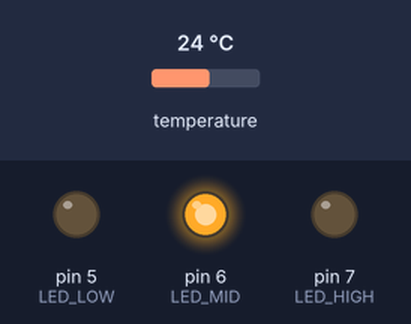
Simulated run of this sketch. Board: Arduino Uno, built with avr-gcc and run on an emulated ATmega328P. On the bench: output pins drawn as LEDs (lit = HIGH). The inputs (shaded band) are chosen by the test bench; at power-on: temperature 24 °C. What the sketch prints to the serial monitor is not drawn.

Above: at 3.3 s.
3.4 s: temperature set to 20.5 °C
5.9 s: temperature set to 19.5 °C
At 6.9 s:
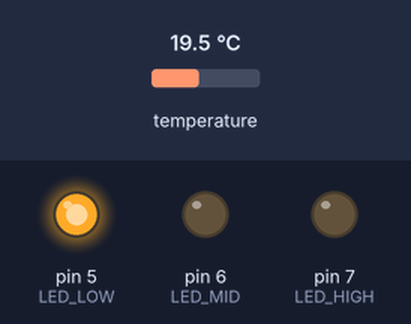
11.6 s: temperature set to 28 °C
At 14.4 s:
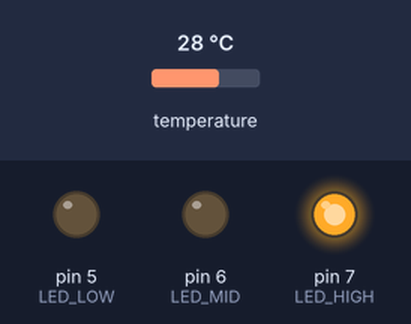
17.3 s: temperature set to 25.4 °C
19.9 s: temperature set to 24.4 °C
At 20.7 s:
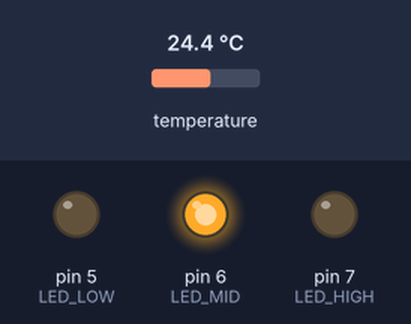
22.4 s: temperature set to 12 °C
At 26.8 s:
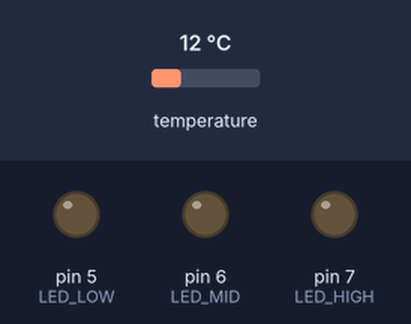
Timing chart, 0 to 29.1 s (numbered marks = the images above; inputs shaded):
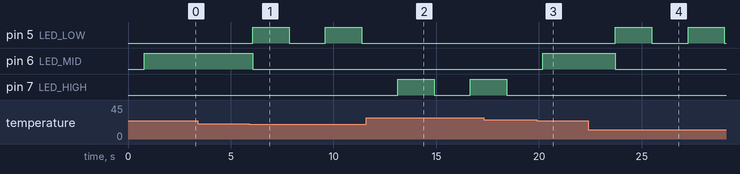

Measured:
- the behaviour switches between 20 and 19.9 °C on temperature (found by bisection; images 0 and 1)
- the behaviour switches between 25.1 and 25 °C on temperature (found by bisection; images 2 and 3)
- after the input at 5.9 s, pin 5 (LED_LOW): alternates HIGH for 1.8 s and LOW for 1.8 s, starting after 0.17 s; pin 6 (LED_MID): HIGH → LOW after 0.17 s
- after the input at 11.6 s, pin 5 (LED_LOW): stays LOW (without the input it goes to HIGH after 1.5 s); pin 7 (LED_HIGH): LOW → HIGH after 1.5 s, → LOW 1.8 s later, → HIGH 1.8 s later
- after the input at 19.9 s, pin 6 (LED_MID): LOW → HIGH after 0.29 s; pin 7 (LED_HIGH): stays LOW (without the input it goes to HIGH after 0.29 s)
- after the input at 22.4 s, pin 5 (LED_LOW): alternates HIGH for 1.8 s and LOW for 1.8 s, starting after 1.3 s; pin 6 (LED_MID): HIGH → LOW after 1.3 s

The sketch:

1.1_temp.ino
```cpp
#include <OneWire.h>
#include <DallasTemperature.h>

// 定义DS18B20连接的引脚
#define ONE_WIRE_BUS 2

// 定义LED引脚
#define LED_LOW 5    // 温度低于10度时闪烁的LED
#define LED_MID 6    // 温度10-20度时常亮的LED
#define LED_HIGH 7   // 温度高于20度时闪烁的LED

// 初始化单总线和温度传感器库
OneWire oneWire(ONE_WIRE_BUS);
DallasTemperature sensors(&oneWire);

// 用于LED闪烁的变量
unsigned long previousMillis = 0;
const long interval = 500;  // 闪烁间隔时间(毫秒)
bool ledState = LOW;

void setup() {
  // 初始化LED引脚为输出模式
  pinMode(LED_LOW, OUTPUT);
  pinMode(LED_MID, OUTPUT);
  pinMode(LED_HIGH, OUTPUT);

  // 初始化串口通信
  Serial.begin(9600);

  // 初始化温度传感器
  sensors.begin();

  // 初始状态关闭所有LED
  digitalWrite(LED_LOW, LOW);
  digitalWrite(LED_MID, LOW);
  digitalWrite(LED_HIGH, LOW);

  Serial.println("温度控制LED系统启动...");
}

void loop() {
  // 读取温度
  sensors.requestTemperatures();
  float temperature = sensors.getTempCByIndex(0);

  // 检查温度读取是否成功
  if (temperature != DEVICE_DISCONNECTED_C) {
    Serial.print("当前温度: ");
    Serial.print(temperature);
    Serial.println(" °C");

    // 控制LED状态
    controlLEDs(temperature);
  } else {
    Serial.println("无法读取传感器数据，请检查连接！");
    // 传感器出错时关闭所有LED
    turnOffAllLEDs();
  }

  delay(1000);  // 每秒读取一次温度
}

// 根据温度控制LED
void controlLEDs(float temp) {
  // 先关闭所有LED
  turnOffAllLEDs();

  // 获取当前时间用于LED闪烁控制
  unsigned long currentMillis = millis();

  // 温度低于10度：LOW LED闪烁
  if (temp < 20.0) {
    // 定时翻转LED状态实现闪烁
    if (currentMillis - previousMillis >= interval) {
      previousMillis = currentMillis;
      ledState = !ledState;
      digitalWrite(LED_LOW, ledState);
    }
  }
  // 温度在10-20度之间：MID LED常亮
  else if (temp >= 20.0 && temp <= 25.0) {
    digitalWrite(LED_MID, HIGH);
  }
  // 温度高于20度：HIGH LED闪烁
  else {
    // 定时翻转LED状态实现闪烁
    if (currentMillis - previousMillis >= interval) {
      previousMillis = currentMillis;
      ledState = !ledState;
      digitalWrite(LED_HIGH, ledState);
    }
  }
}

// 关闭所有LED
void turnOffAllLEDs() {
  digitalWrite(LED_LOW, LOW);
  digitalWrite(LED_MID, LOW);
  digitalWrite(LED_HIGH, LOW);
}
```
